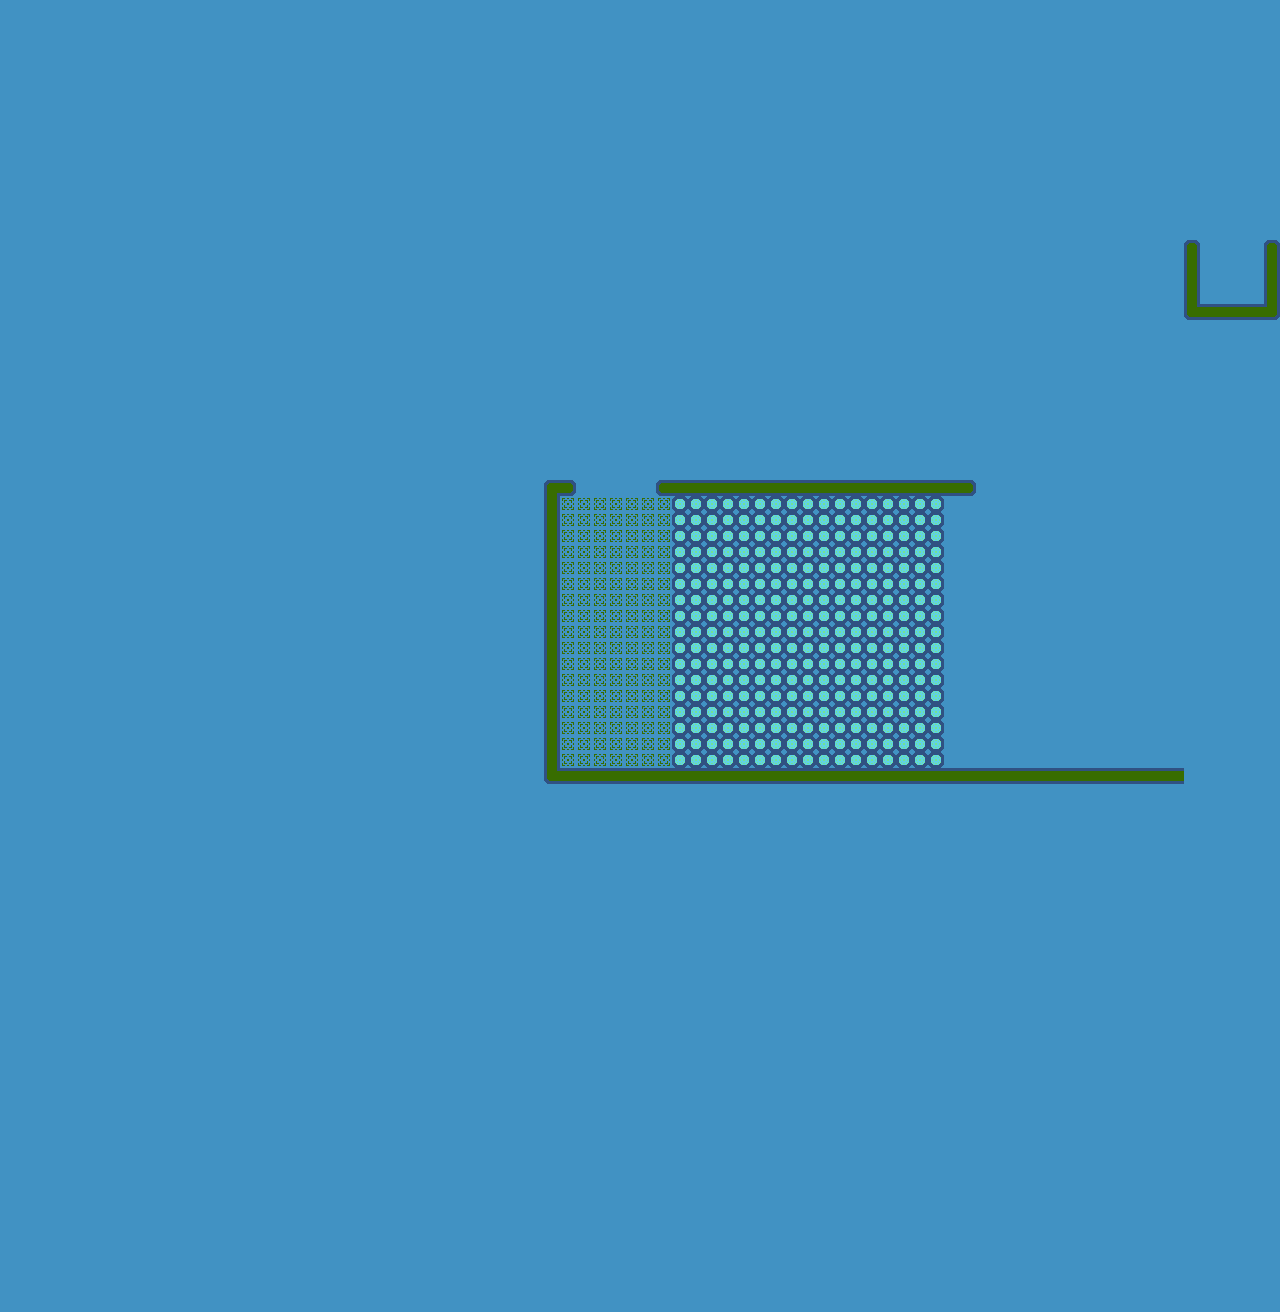

This is a level from a 2D game, rendered from its Tiled map with the project's own tilesets. A one-line summary and the map file follow, with tile-layer data summarised:
An orthogonal 80x82 tile map with 16x16 px tiles, 2 tile layers (Floor, Walls).

<map version="1.2" tiledversion="1.2.4" orientation="orthogonal" renderorder="right-down" width="80" height="82" tilewidth="16" tileheight="16" infinite="0" nextlayerid="6" nextobjectid="1">
 <properties>
  <property name="Left" type="int" value="500" />
  <property name="Upper" type="int" value="500" />
 </properties>
 <tileset firstgid="1" name="level_01" tilewidth="16" tileheight="16" tilecount="32" columns="8">
  <image source="../TileSets/level_01.png" width="128" height="64" />
  <tile id="1">
   <properties>
    <property name="Wall" type="bool" value="true" />
   </properties>
  </tile>
  <tile id="2">
   <properties>
    <property name="Wall" type="bool" value="true" />
   </properties>
  </tile>
  <tile id="3">
   <properties>
    <property name="Wall" type="bool" value="true" />
   </properties>
  </tile>
  <tile id="8">
   <properties>
    <property name="Wall" type="bool" value="true" />
   </properties>
  </tile>
  <tile id="9">
   <properties>
    <property name="Wall" type="bool" value="true" />
   </properties>
  </tile>
  <tile id="10">
   <properties>
    <property name="Wall" type="bool" value="true" />
   </properties>
  </tile>
  <tile id="11">
   <properties>
    <property name="Wall" type="bool" value="true" />
   </properties>
  </tile>
  <tile id="12">
   <properties>
    <property name="Wall" type="bool" value="true" />
   </properties>
  </tile>
  <tile id="16">
   <properties>
    <property name="Wall" type="bool" value="true" />
   </properties>
  </tile>
  <tile id="17">
   <properties>
    <property name="Wall" type="bool" value="true" />
   </properties>
  </tile>
  <tile id="18">
   <properties>
    <property name="Wall" type="bool" value="true" />
   </properties>
  </tile>
  <tile id="19">
   <properties>
    <property name="Wall" type="bool" value="true" />
   </properties>
  </tile>
 </tileset>
 <layer id="4" name="Floor" width="80" height="82">
  <data>[6560 cells, 6560 non-empty, 2 distinct tile ids]</data>
 </layer>
 <layer id="5" name="Walls" width="80" height="82">
  <data>[6560 cells, 382 non-empty, 9 distinct tile ids]</data>
 </layer>
</map>